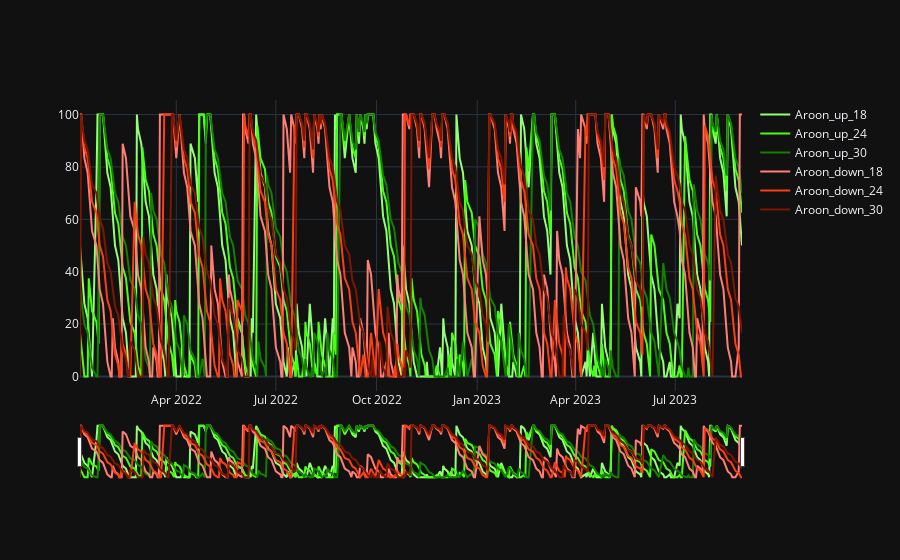

Source (notebook cell):
### Code cell
viz_df_3 = OHLC_df.copy(deep=True)
viz_df_3 = viz_df_3.merge(aroon_indicators_df, on='Date', how='left')
viz_df_3 = viz_df_3[viz_df_3['Date'] >= '2022-01-01']

traces = [go.Scatter(x=viz_df_3['Date'], y=viz_df_3['AROON_up_18'], line=dict(color='#93FF77', width=2), name='Aroon_up_18'),
          go.Scatter(x=viz_df_3['Date'], y=viz_df_3['AROON_up_24'], line=dict(color='#47FF13 ', width=2), name='Aroon_up_24'),
          go.Scatter(x=viz_df_3['Date'], y=viz_df_3['AROON_up_30'], line=dict(color='#157F00 ', width=2), name='Aroon_up_30'),
          go.Scatter(x=viz_df_3['Date'], y=viz_df_3['AROON_down_18'], line=dict(color='#FF7F77', width=2), name='Aroon_down_18'),
          go.Scatter(x=viz_df_3['Date'], y=viz_df_3['AROON_down_24'], line=dict(color='#FF3D13 ', width=2), name='Aroon_down_24'),
          go.Scatter(x=viz_df_3['Date'], y=viz_df_3['AROON_down_30'], line=dict(color='#7F1600 ', width=2), name='Aroon_down_30')
            ]

fig = go.Figure(data=traces)
fig.update_layout(xaxis_rangeslider_visible=True)
fig.show()

### Figure 1 — Plotly figure (JSON) as saved in the notebook; plotly's stock layout.template omitted (floating-point values rounded to 4 significant figures; data arrays with more than 128 entries replaced by an {"elided": "..."} marker saying what was removed)
{"data": [{"line": {"color": "#93FF77", "width": 2}, "name": "Aroon_up_18", "type": "scatter", "x": {"elided": "418 str values"}, "y": {"elided": "418 float values"}}, {"line": {"color": "#47FF13 ", "width": 2}, "name": "Aroon_up_24", "type": "scatter", "x": {"elided": "418 str values"}, "y": {"elided": "418 float values"}}, {"line": {"color": "#157F00 ", "width": 2}, "name": "Aroon_up_30", "type": "scatter", "x": {"elided": "418 str values"}, "y": {"elided": "418 float values"}}, {"line": {"color": "#FF7F77", "width": 2}, "name": "Aroon_down_18", "type": "scatter", "x": {"elided": "418 str values"}, "y": {"elided": "418 float values"}}, {"line": {"color": "#FF3D13 ", "width": 2}, "name": "Aroon_down_24", "type": "scatter", "x": {"elided": "418 str values"}, "y": {"elided": "418 float values"}}, {"line": {"color": "#7F1600 ", "width": 2}, "name": "Aroon_down_30", "type": "scatter", "x": {"elided": "418 str values"}, "y": {"elided": "418 float values"}}], "layout": {"xaxis": {"rangeslider": {"visible": true}}}}
